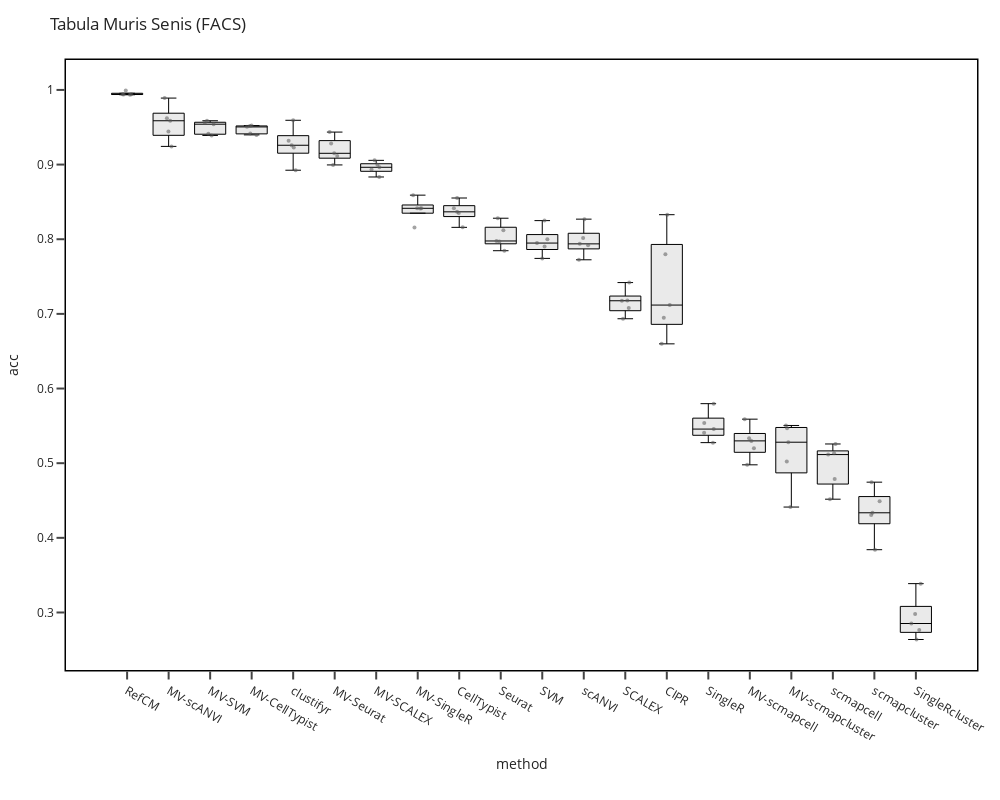

The notebook cell saved with this chart:
### Code cell
fig = plot_box(df, 'Tabula Muris Senis', merge_mv_rcm=False, horizontal=False, color_boxes=False)
fig.update_layout(height=800, width=1000, title="Tabula Muris Senis (FACS)")
fig.update_layout(margin=dict(t=60))
fig

### Figure 1 — Plotly figure (JSON) as saved in the notebook; plotly's stock layout.template omitted (floating-point values rounded to 4 significant figures)
{"data": [{"alignmentgroup": "True", "boxpoints": "all", "fillcolor": "rgba(180, 180, 180, 0.28)", "hovertemplate": "method=%{x}<br>acc=%{y}<extra></extra>", "jitter": 0.35, "legendgroup": "", "line": {"color": "black", "width": 1}, "marker": {"color": "rgba(90, 90, 90, 0.55)", "size": 4, "symbol": "circle"}, "name": "", "notched": false, "offsetgroup": "", "orientation": "v", "pointpos": 0, "showlegend": false, "type": "box", "width": 0.75, "x": ["RefCM", "RefCM", "RefCM", "RefCM", "RefCM", "MV-scANVI", "MV-scANVI", "MV-scANVI", "MV-scANVI", "MV-scANVI", "MV-SVM", "MV-SVM", "MV-SVM", "MV-SVM", "MV-SVM", "MV-CellTypist", "MV-CellTypist", "MV-CellTypist", "MV-CellTypist", "MV-CellTypist", "clustifyr", "clustifyr", "clustifyr", "clustifyr", "clustifyr", "MV-Seurat", "MV-Seurat", "MV-Seurat", "MV-Seurat", "MV-Seurat", "MV-SCALEX", "MV-SCALEX", "MV-SCALEX", "MV-SCALEX", "MV-SCALEX", "MV-SingleR", "MV-SingleR", "MV-SingleR", "MV-SingleR", "MV-SingleR", "CellTypist", "CellTypist", "CellTypist", "CellTypist", "CellTypist", "Seurat", "Seurat", "Seurat", "Seurat", "Seurat", "SVM", "SVM", "SVM", "SVM", "SVM", "scANVI", "scANVI", "scANVI", "scANVI", "scANVI", "SCALEX", "SCALEX", "SCALEX", "SCALEX", "SCALEX", "CIPR", "CIPR", "CIPR", "CIPR", "CIPR", "SingleR", "SingleR", "SingleR", "SingleR", "SingleR", "MV-scmapcell", "MV-scmapcell", "MV-scmapcell", "MV-scmapcell", "MV-scmapcell", "MV-scmapcluster", "MV-scmapcluster", "MV-scmapcluster", "MV-scmapcluster", "MV-scmapcluster", "scmapcell", "scmapcell", "scmapcell", "scmapcell", "scmapcell", "scmapcluster", "scmapcluster", "scmapcluster", "scmapcluster", "scmapcluster", "SingleRcluster", "SingleRcluster", "SingleRcluster", "SingleRcluster", "SingleRcluster"], "x0": " ", "xaxis": "x", "y": [0.9943, 0.9992, 0.994, 0.9935, 0.9943, 0.9244, 0.9891, 0.9587, 0.9621, 0.9441, 0.9541, 0.9412, 0.956, 0.939, 0.9587, 0.9506, 0.9398, 0.9516, 0.9522, 0.9416, 0.9259, 0.9229, 0.9593, 0.8924, 0.9319, 0.9151, 0.9116, 0.8995, 0.9435, 0.9283, 0.8964, 0.8834, 0.8935, 0.9057, 0.8996, 0.8159, 0.8591, 0.8412, 0.8414, 0.8415, 0.8159, 0.8367, 0.8352, 0.8416, 0.8552, 0.8281, 0.7846, 0.7977, 0.812, 0.797, 0.7743, 0.8, 0.7949, 0.7902, 0.8249, 0.7938, 0.7725, 0.8269, 0.8017, 0.7919, 0.7419, 0.6935, 0.7178, 0.7176, 0.7078, 0.6947, 0.6599, 0.8329, 0.7118, 0.7797, 0.5539, 0.5797, 0.5275, 0.5457, 0.5407, 0.5299, 0.4978, 0.5334, 0.5201, 0.559, 0.5505, 0.4412, 0.5281, 0.547, 0.5023, 0.5134, 0.4518, 0.5257, 0.4788, 0.5115, 0.4305, 0.4336, 0.4488, 0.3841, 0.4746, 0.2852, 0.2766, 0.2638, 0.298, 0.3387], "y0": " ", "yaxis": "y"}], "layout": {"boxgap": 0.28, "boxmode": "overlay", "height": 800, "legend": {"bgcolor": "rgba(0,0,0,0)", "borderwidth": 0, "itemsizing": "constant", "orientation": "v", "title": {}, "tracegroupgap": 0, "x": 1.02, "xanchor": "left", "y": 1, "yanchor": "top"}, "margin": {"b": 130, "l": 40, "r": 20, "t": 60}, "showlegend": false, "title": {"text": "Tabula Muris Senis (FACS)"}, "width": 1000, "xaxis": {"anchor": "y", "categoryarray": ["RefCM", "MV-scANVI", "MV-SVM", "MV-CellTypist", "clustifyr", "MV-Seurat", "MV-SCALEX", "MV-SingleR", "CellTypist", "Seurat", "SVM", "scANVI", "SCALEX", "CIPR", "SingleR", "MV-scmapcell", "MV-scmapcluster", "scmapcell", "scmapcluster", "SingleRcluster"], "categoryorder": "array", "domain": [0, 1], "linecolor": "black", "linewidth": 1.5, "mirror": true, "showgrid": false, "showline": true, "ticklen": 8, "ticks": "outside", "tickwidth": 2, "title": {"text": "method"}, "zeroline": false}, "yaxis": {"anchor": "x", "domain": [0, 1], "dtick": 0.1, "linecolor": "black", "linewidth": 1.5, "mirror": true, "showgrid": false, "showline": true, "ticklen": 8, "ticks": "outside", "tickwidth": 2, "title": {"text": "acc"}, "zeroline": false}}}
